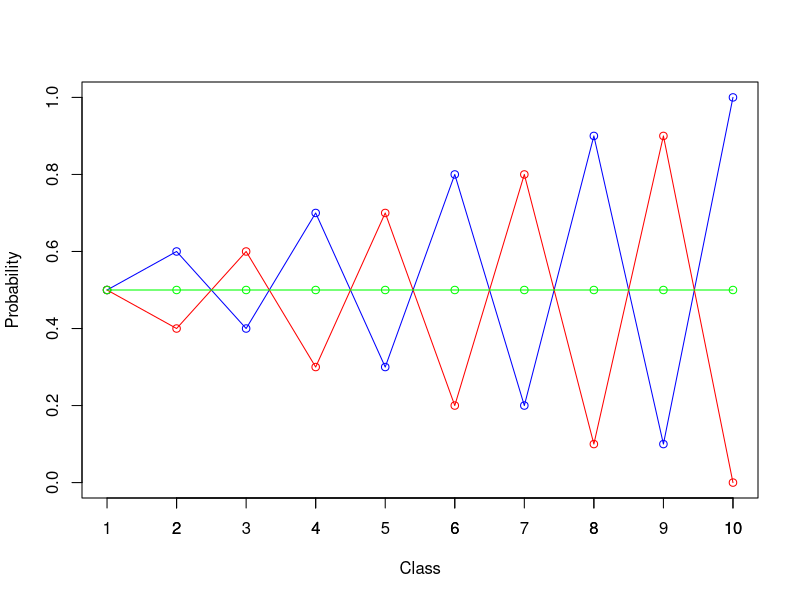
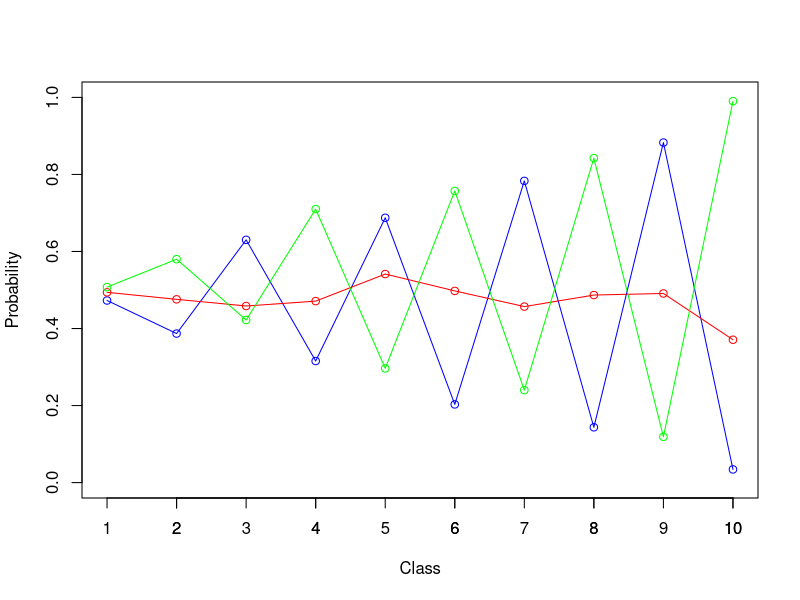
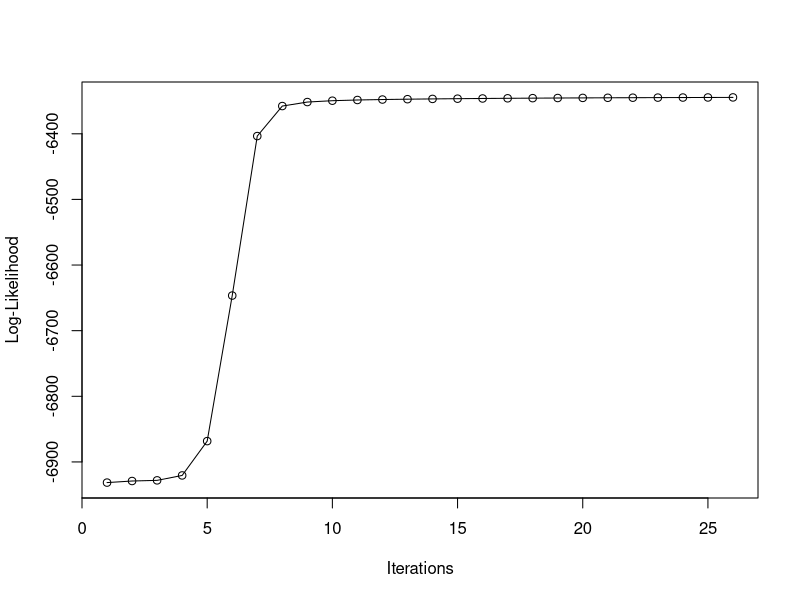

Reproduce these figures in R, in order.
## ---- assign1b-init
set.seed(1234567890)

max_it <- 100 # max number of EM iterations
min_change <- 0.1 # min change in log likelihood between two consecutive EM iterations

N <- 1000 # number of training points
D <- 10 # number of dimensions

## true mixing coefficients
true_pi <- vector(length=3)
true_pi <- c(1/3, 1/3, 1/3)

## true conditional distributions
true_mu <- matrix(nrow=3, ncol=D)
true_mu[1,] <- c(0.5, 0.6, 0.4, 0.7, 0.3, 0.8, 0.2, 0.9, 0.1, 1)
true_mu[2,] <- c(0.5, 0.4, 0.6, 0.3, 0.7, 0.2, 0.8, 0.1, 0.9, 0)
true_mu[3,] <- c(0.5, 0.5, 0.5, 0.5, 0.5, 0.5, 0.5, 0.5, 0.5, 0.5)

## Producing the training data
x <- matrix(nrow=N, ncol=D)

for(n in 1:N) {
    k <- sample(1:3, 1, prob=true_pi)
    for(d in 1:D) {
        x[n, d] <- rbinom(1, 1, true_mu[k, d])
    }
}

K <- 3 # number of guessed components
z <- matrix(nrow=N, ncol=K) # fractional component assignments
pi <- vector(length=K) # mixing coefficients
mu <- matrix(nrow=K, ncol=D) # conditional distributions
llik <- vector(length=max_it) # log likelihood of the EM iterations

## Random initialization of the paramters
pi <- runif(K, 0.49, 0.51)
pi <- pi / sum(pi)
for(k in 1:K) {
    mu[k,] <- runif(D, 0.49, 0.51)
}
## ---- end-of-assign1b-init


## ----- assign1b-plot-truemu
plot(true_mu[1,], type="o", col="blue", ylim=c(0,1),
     xlab="Class", ylab="Probability")
axis(side=1, at=c(1:D))
points(true_mu[2,], type="o", col="red")
points(true_mu[3,], type="o", col="green")
## ----- end-of-assign1b-plot-truemu


## ---- assign1b-EM
x_given_mu <- function(x, mu) {
    x_mu <- matrix(1, nrow=nrow(x), ncol=nrow(mu))

    for (n in 1:N) {
        for (k in 1:K) {
            for (i in 1:D) {
                prob <-  mu[k, i]^x[n, i] * (1 - mu[k, i])^(1 - x[n, i])
                x_mu[n, k] <- x_mu[n, k] * prob
            }
        }
    }

    x_mu
}

expectation.step <- function(x, x_given_mu, pi) {
    z <- matrix(nrow=nrow(x), ncol=length(pi))

    for (n in 1:N) {
        denominator <- sum(pi * x_given_mu[n,])

        for (k in 1:K) {
            nominator <- pi[k] * x_given_mu[n, k]

            z[n, k] <- nominator / denominator
        }
    }

    z
}

loglikelihood.wrong <- function(x, mu, pi, z) {
    llik <- 0
    for (n in 1:N) {
        for (k in 1:K) {
            summation <- 0
            for (i in 1:D) {
                summation <- summation + x[n, i] * log(mu[k, i]) + (1 - x[n, i]) * log(1 - mu[k, i])
            }
            llik <- llik + z[n, k] * (log(pi[k]) + summation)
        }
    }

    llik
}

loglikelihood <- function(x, x_given_mu, pi) {
    llik <- 0
    for (n in 1:N) {
        summation <- 0
        for (k in 1:K) {
            summation <- summation + pi[k] * x_given_mu[n, k]
        }
        llik <- llik + log(summation)
    }

    llik
}


maximization.step <- function(x, z) {
    pi <- vector(length=ncol(z))
    mu <- matrix(nrow=ncol(z), ncol=ncol(x))
    
    for (k in 1:K) {
        pi[k] <- sum(z[, k]) / nrow(x)
    }

    for (k in 1:K) {
        denominator <- sum(z[, k])
        for (i in 1:D) {
            nominator <- sum(x[, i] * z[, k])
            mu[k, i] <- nominator / denominator
        }
    }

    list(pi=pi, mu=mu)
}

for(it in 1:max_it) {
    ## plot(mu[1,], type="o", col="blue", ylim=c(0,1))
    ## points(mu[2,], type="o", col="red")
    ## points(mu[3,], type="o", col="green")
    ## points(mu[4,], type="o", col="yellow")
    ## Sys.sleep(0.5)

    x_mu <- x_given_mu(x, mu)

    ## E-step: Computation of the fractional component assignments
    z <- expectation.step(x, x_mu, pi)

    ## Log likelihood computation.
    llik[it] <- loglikelihood(x, x_mu, pi)

    ## cat("iteration: ", it, "log likelihood: ", llik[it], "\n")
    ## flush.console()

    ## Stop if the lok likelihood has not changed significantly
    if (it > 1 && abs(llik[it] - llik[it-1]) < min_change) break

    ## M-step: ML parameter estimation from the data and fractional component assignments
    result <- maximization.step(x, z)
    pi <- result$pi
    mu <- result$mu
}
## ---- end-of-assign1b-EM

## ----- assign1b-plot-estimatemu
plot(mu[1,], type="o", col="blue", ylim=c(0,1),
     xlab="Class", ylab="Probability")
axis(side=1, at=c(1:D))
points(mu[2,], type="o", col="red")
points(mu[3,], type="o", col="green")
## ----- end-of-assign1b-plot-estimatemu

## ----- assign1b-plot-llik
plot(llik[1:it], type="o", xlab="Iterations",
     ylab="Log-Likelihood")
## ----- end-of-assign1b-plot-llik
